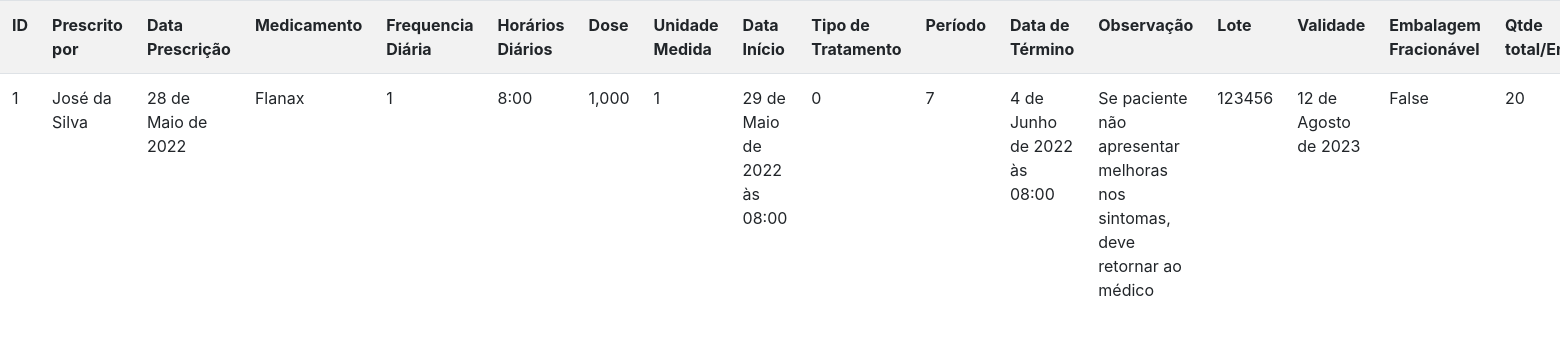
/listar/tratamentos/, run on an earlier commit of the app's database.
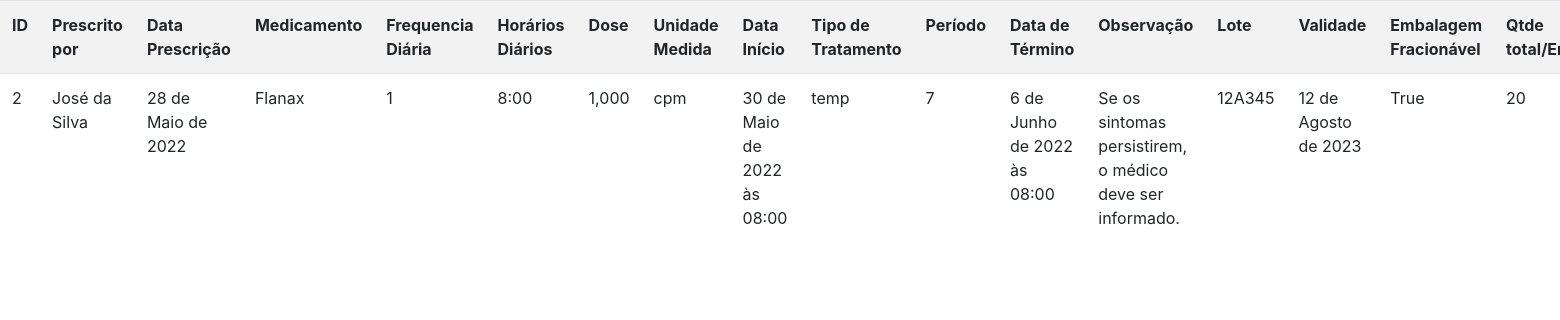
And on a later commit of the database.
### cadastros/models.py (models this page shows, shortened)
class Tratamento(models.Model):
    UNIDADE_MEDIDA = [
        ('gt', 'Gota'),
        ('ml', 'ml'),
        ('cpm', 'Comprimido'),
    ]
    TIPO_TRATAMENTO = [
        ('cont', 'Contínuo'),
        ('temp', 'Temporário')
    ]
    STATUS_TRATAMENTO = [
        ('A', 'Ativo'),
        ('I', 'Inativo')
    ]
    prescrito_por = models.ForeignKey(ProfissionalSaude, on_delete=models.PROTECT)
    data_prescricao = models.DateField(verbose_name='Data da Prescrição')
    medicamento = models.ForeignKey(Medicamento, on_delete=models.PROTECT)
    frequencia_diaria = models.IntegerField(verbose_name='Frequência Diária')
    horarios_diarios = models.CharField(max_length=255, verbose_name='Horários Diários')
    dose = models.DecimalField(max_digits=7, decimal_places=3)
    unidade_medida = models.CharField(max_length=100, verbose_name='Unidade de Medida', choices=UNIDADE_MEDIDA)
    data_inicio = models.DateTimeField(verbose_name='Data de início')
    tipo_tratamento = models.CharField(max_length=50, verbose_name='Tipo de Tratamento', choices=TIPO_TRATAMENTO)
    periodo_tratamento = models.IntegerField(verbose_name='Período de Tratamento')
    data_fim = models.DateTimeField(verbose_name='Data de Término do Tratamento')
    observacao = models.TextField(verbose_name='Observação')
    lote = models.CharField(max_length=50)
    validade = models.DateField()
    embalagem_fracionavel = models.BooleanField(verbose_name='Embalagem Fracionável?')
    quantidade_total_embalagem = models.IntegerField(verbose_name='Quantidade Total por Embalagem')
    amostra_gratis = models.BooleanField(verbose_name='Amostra Grátis')
    status_tratamento = models.CharField(max_length=50, choices=STATUS_TRATAMENTO)
    paciente = models.ForeignKey(Paciente, on_delete=models.PROTECT)
    cadastrado_em = models.DateTimeField(auto_now_add=True)
    atualizado_em = models.DateTimeField(auto_now=True)

class ProfissionalSaude(models.Model):
    nome = models.CharField(max_length=255)
    telefone = models.CharField(max_length=50)
    endereco = models.CharField(max_length=255, verbose_name='Endereço')
    consultorio = models.CharField(max_length=255, verbose_name='Consultório')
    email = models.EmailField()
    redes_sociais = models.CharField(max_length=255, null=True, blank=True)
    crc = models.CharField(max_length=50, verbose_name='Conselho Regional de Classe')

class Medicamento(models.Model):
    nome_comercial = models.CharField(max_length=100)
    laboratorio = models.CharField(max_length=50, verbose_name='Laboratório')
    principio_ativo = models.CharField(max_length=255, verbose_name='Princípio Ativo')
    dose_diaria_maxima = models.IntegerField(verbose_name='Dose Diária Máxima')
    forma_farmaceutica = models.CharField(max_length=50, verbose_name='Forma Farmacêutica')
    concentracao = models.CharField(max_length=10, verbose_name='Concentração')
    via_administracao = models.CharField(max_length=50, verbose_name='Via de administração')
    grupo_etario = models.CharField(max_length=50, verbose_name='Grupo Etário')
    tarja = models.CharField(max_length=100)

### cadastros/views.py (the view)
# urls.py: path('listar/tratamentos/', TratamentoList.as_view(), name='listar-tratamentos'),
class TratamentoList(ListView):
    model = Tratamento
    template_name = 'cadastros/listar-tratamentos.html'

### cadastros/templates/cadastros/listar-tratamentos.html (shortened to what this page needs)
{% load static %}
<!DOCTYPE html>
<html lang="pt-br">
<head>
    <link rel="stylesheet" href="{% static 'css/bootstrap.min.css' %}">
    <link rel="stylesheet" href="{% static 'css/font-awesome.min.css' %}">
</head>
<body>
   <table class="table table-striped">
       <tr>
           <th>ID</th>
           <th>Prescrito por</th>
           <th>Data Prescrição</th>
           <th>Medicamento</th>
           <th>Frequencia Diária</th>
           <th>Horários Diários</th>
           <th>Dose</th>
           <th>Unidade Medida</th>
           <th>Data Início</th>
           <th>Tipo de Tratamento</th>
           <th>Período</th>
           <th>Data de Término</th>
           <th>Observação</th>
           <th>Lote</th>
           <th>Validade</th>
           <th>Embalagem Fracionável</th>
           <th>Qtde total/Embalagem</th>
       </tr>
       {% for tratamento in object_list %}
       <tr>
           <td>{{ tratamento.pk }}</td>
           <td>{{ tratamento.prescrito_por.nome }}</td>
           <td>{{ tratamento.data_prescricao }}</td>
           <td>{{ tratamento.medicamento.nome_comercial }}</td>
           <td>{{ tratamento.frequencia_diaria }}</td>
           <td>{{ tratamento.horarios_diarios }}</td>
           <td>{{ tratamento.dose }}</td>
           <td>{{ tratamento.unidade_medida }}</td>
           <td>{{ tratamento.data_inicio }}</td>
           <td>{{ tratamento.tipo_tratamento }}</td>
           <td>{{ tratamento.periodo_tratamento }}</td>
           <td>{{ tratamento.data_fim }}</td>
           <td>{{ tratamento.observacao }}</td>
           <td>{{ tratamento.lote }}</td>
           <td>{{ tratamento.validade }}</td>
           <td>{{ tratamento.embalagem_fracionavel }}</td>
           <td>{{ tratamento.quantidade_total_embalagem }}</td>
       </tr>
       {% empty %}
       <tr>
           <td colspan="100%">Nenhum tratamento cadastrado!</td>
       </tr>
       {% endfor %}
   </table>
</body>
</html>

What changed in the data, as far as the page shows it:
removed Tratamento: pk "1", prescrito_por.nome "José da Silva", data_prescricao "28 de Maio de 2022", medicamento.nome_comercial "Flanax", frequencia_diaria "1", horarios_diarios "8:00", dose "1,000", unidade_medida "1", data_inicio "29 de Maio de 2022 às 08:00", tipo_tratamento "0", periodo_tratamento "7", data_fim "4 de Junho de 2022 às 08:00", observacao "Se paciente não apresentar melhoras nos sintomas, deve retornar ao médico", lote "123456", validade "12 de Agosto de 2023", embalagem_fracionavel "False", quantidade_total_embalagem "20"
added Tratamento: pk "2", prescrito_por.nome "José da Silva", data_prescricao "28 de Maio de 2022", medicamento.nome_comercial "Flanax", frequencia_diaria "1", horarios_diarios "8:00", dose "1,000", unidade_medida "cpm", data_inicio "30 de Maio de 2022 às 08:00", tipo_tratamento "temp", periodo_tratamento "7", data_fim "6 de Junho de 2022 às 08:00", observacao "Se os sintomas persistirem, o médico deve ser informado.", lote "12A345", validade "12 de Agosto de 2023", embalagem_fracionavel "True", quantidade_total_embalagem "20"
